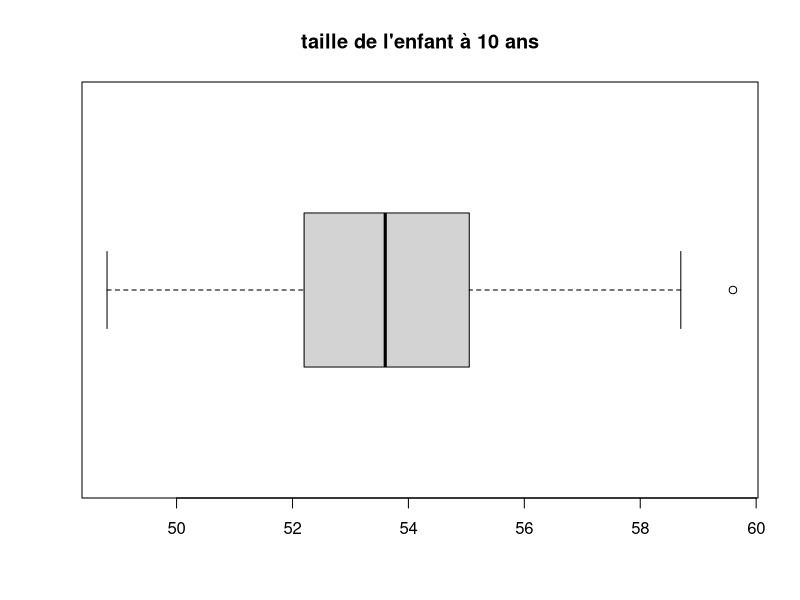
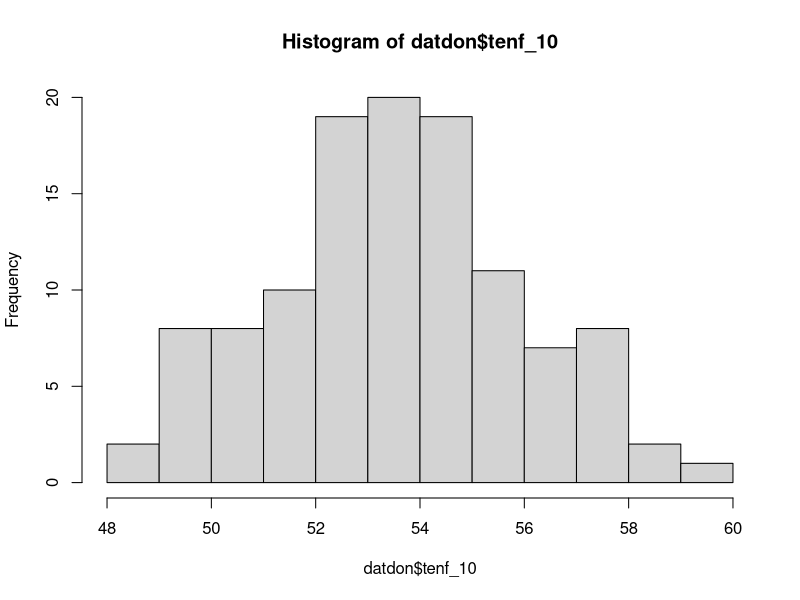
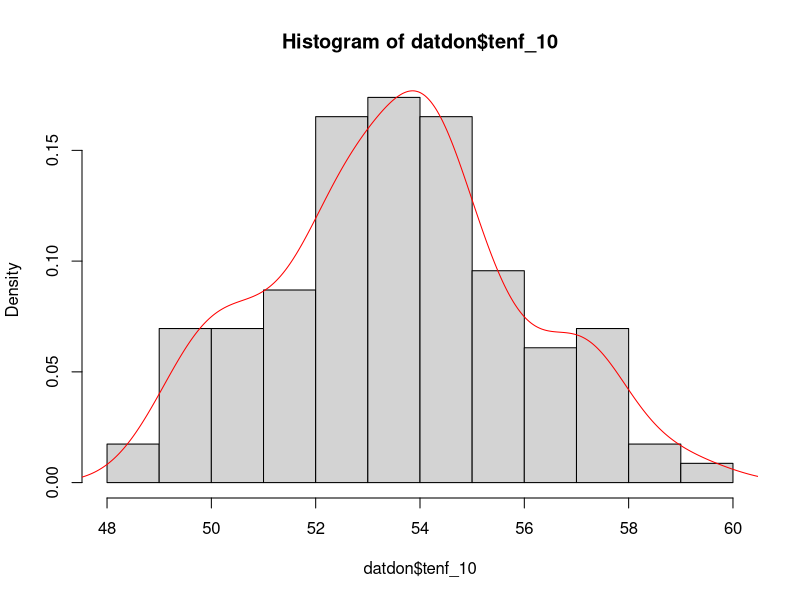
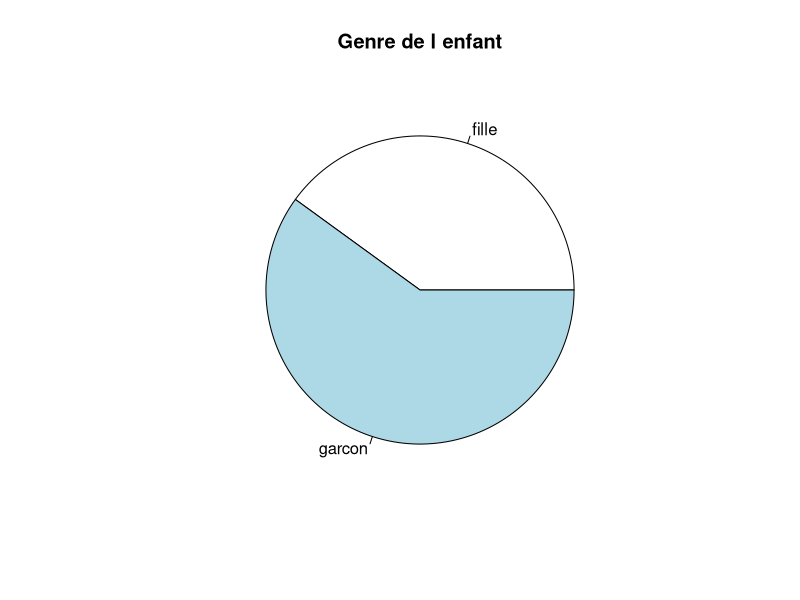
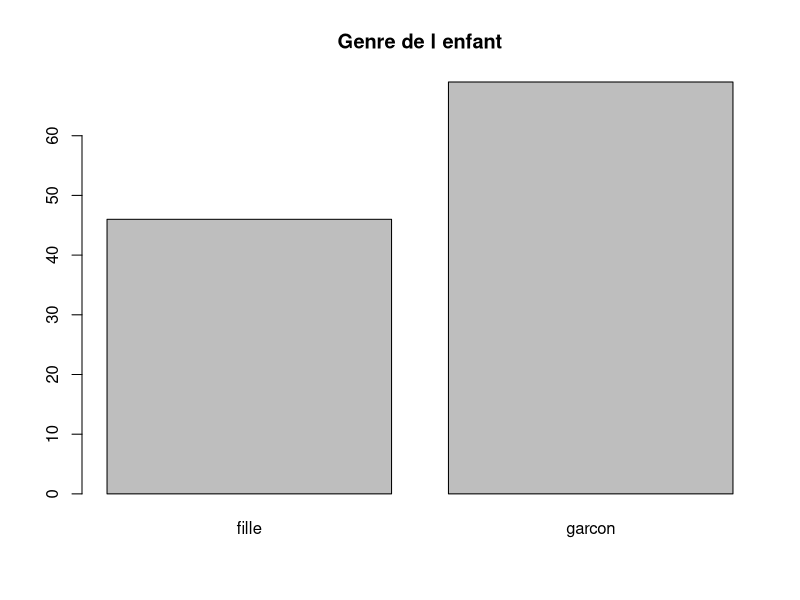
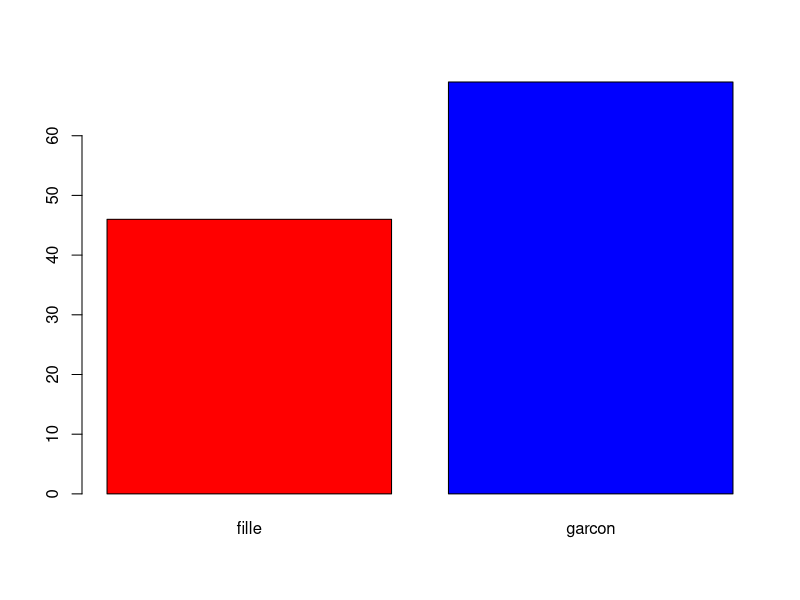

These figures' R source, in order:
## ---- chunk 1
library(MASS)
## ---- chunk 2

datdon=scan("statlab.txt")
datdon=matrix(datdon,ncol=19,byrow=T)
is.data.frame(datdon)

## ---- chunk 3
###Conversion en dataframe###
datdon=data.frame(datdon)
dimnames(datdon)
rownames(datdon)
colnames(datdon)


#### Gestion des lecture du nombre de variables##
varname=c("sexenf","gsenf","tenf_n","penf_n", "tenf_10","penf_10","gsmere","agem_n","pmere_n","consm_n","tmere","pmere_10", "consm_10","agep_n", "consp_n","tpere","ppere_10","revf_n","revf_10")
dimnames(datdon)
rownames(datdon)
colnames(datdon)

###On va remplacer les noms initials des variables par ceux indiqués dans varname
colnames(datdon)=varname
dimnames(datdon)
rownames(datdon)
colnames(datdon)
## ---- chunk 4
head(datdon, 10)
tail(datdon, 10)
## ---- chunk 5

summary(datdon$sexenf)


## ---- chunk 6
####tableau des variables qualitatives####
quali=datdon[,c(1,2,7,10,13,15)]

####Tableau des variables quantitatives####
quanti=datdon[,-c(1,2,7,10,13,15)]

quali[]
quanti[]

## ---- chunk 7
summary(datdon)
summary(datdon,maxsum=9)

## ---- chunk 8

summary(datdon$gsenf) 
summary(datdon$penf_n)
## ---- chunk 9
####Tableau des variables quantitatives####
summary(quanti) 
####Tableau des variables quantitatives####
summary(quali)
## ---- chunk 10
cat("moyenne = ", mean(datdon$tenf_10), "\n")
cat("ecart-type = ", sd(datdon$tenf_10), "\n")
cat("variance = ", var(datdon$tenf_10), "\n")
cat("minimum = ", min(datdon$tenf_10), "\n")
cat("maximum = ", max(datdon$tenf_10), "\n")
cat("mediane = ", median(datdon$tenf_10), "\n")
cat("intervalle d'appartenance = ", range(datdon$tenf_10), "\n")
cat("quantile = ", quantile(datdon$tenf_10, probs = 0.5), "\n")
cat("écart interquartile = ", IQR(datdon$tenf_10), "\n")
table(datdon$tenf_10)
## ---- chunk 11
cat("moyenne sur toutes les variables quantitatives : \n\n")
apply(quanti,2,mean)

## ---- chunk 12
cat("médiane sur toutes les variables : \n\n")
apply(quanti,2,median)
cat("\nécart interquartile sur toutes les variables : \n\n")
apply(quanti,2,IQR)
cat("\nquantile sur toutes les variables : \n\n")
apply(quanti,2,quantile)

## ---- chunk 13
cat("écart-type sur toutes les variables : \n\n")
apply(quanti,2,sd)#écart-type 

CVx=apply(quanti,2,sd)/apply(quanti,2,mean) #coeff de variation
cat(" \nles coefficients de variation :\n ")

apply(quanti,2,sd)/apply(quanti,2,mean)

## ---- chunk 14
boxplot(datdon$tenf_10,horizontal=T)
title(main="taille de l'enfant à 10 ans")
hist(datdon$tenf_10)
hist(datdon$tenf_10,probability=TRUE) 
lines(density(datdon$tenf_10),col= "red")
## ---- chunk 15

datdon$sexenf[datdon$sexenf==1]="garcon"
datdon$sexenf[datdon$sexenf==2]="fille"

## ---- chunk 16
str(datdon)
str(datdon$sexenf)

cat("Est-ce que les données de la variable sexenf sont des caractères ? \n")
is.character(datdon$sexenf)

cat("Est-ce que les données de la variable sexenf sont des factor (variable qualitative) ? \n")
is.factor(datdon$sesxenf)

#### ce n’est pas un “factor” donc pas une variable qualitative pour R. Il ne pourra donc la traitercomme telle.

#Exemple on lui demande de faire un résumé statistique de la variable
summary(datdon$sesxenf)

## ---- chunk 17
datdon$sexenf = as.factor(datdon$sexenf)
cat("Est-ce que les données de la variable sexenf sont des factor (variable qualitative) ? \n")
is.factor(as.factor(datdon$sexenf))

str(datdon$sexenf)
# Résumé statistique de la variable
summary(as.factor(datdon$sexenf))

#On constate qu'après l'avoir forcé à devenir une variable qualitative, il donne les bons effectifs de filles / garçons

## ---- chunk 18
# les variables qualitatives sont les colonnes :1,2,7,10,13 et 15.

for(i in c(1,2,7,10,13,15)){
  datdon[,i]=as.factor(datdon[,i])
}
summary(datdon[,c(1,2,7,10,13,15)])

## ---- chunk 19
table(as.factor(datdon$sexenf)) #equivalent à summary(datdon$sexenf)
cat("\nTraitement univarié des variables qualitatives : \n\n")
summary(quali,maxsum=9)
cat("\nProportions filles / garçons : \n")
table(as.factor(datdon$sexenf))/nrow(datdon) 


## ---- chunk 20
datdon$sexenf[datdon$sexenf==1]="garcon"
datdon$sexenf[datdon$sexenf==2]="fille"

pie(table(datdon$sexenf))
title(main="Genre de l enfant")
#Regarder help(title) pour connaître les options.
barplot(table(datdon$sexenf))
title(main="Genre de l enfant")
#Modifier les couleurs du diagramme circulaire.#voir help(barplot) utiliser l’option col=c(“red”, “blue”,... autant que de modalités)
barplot(table(datdon$sexenf),col=c("red", "blue"))

